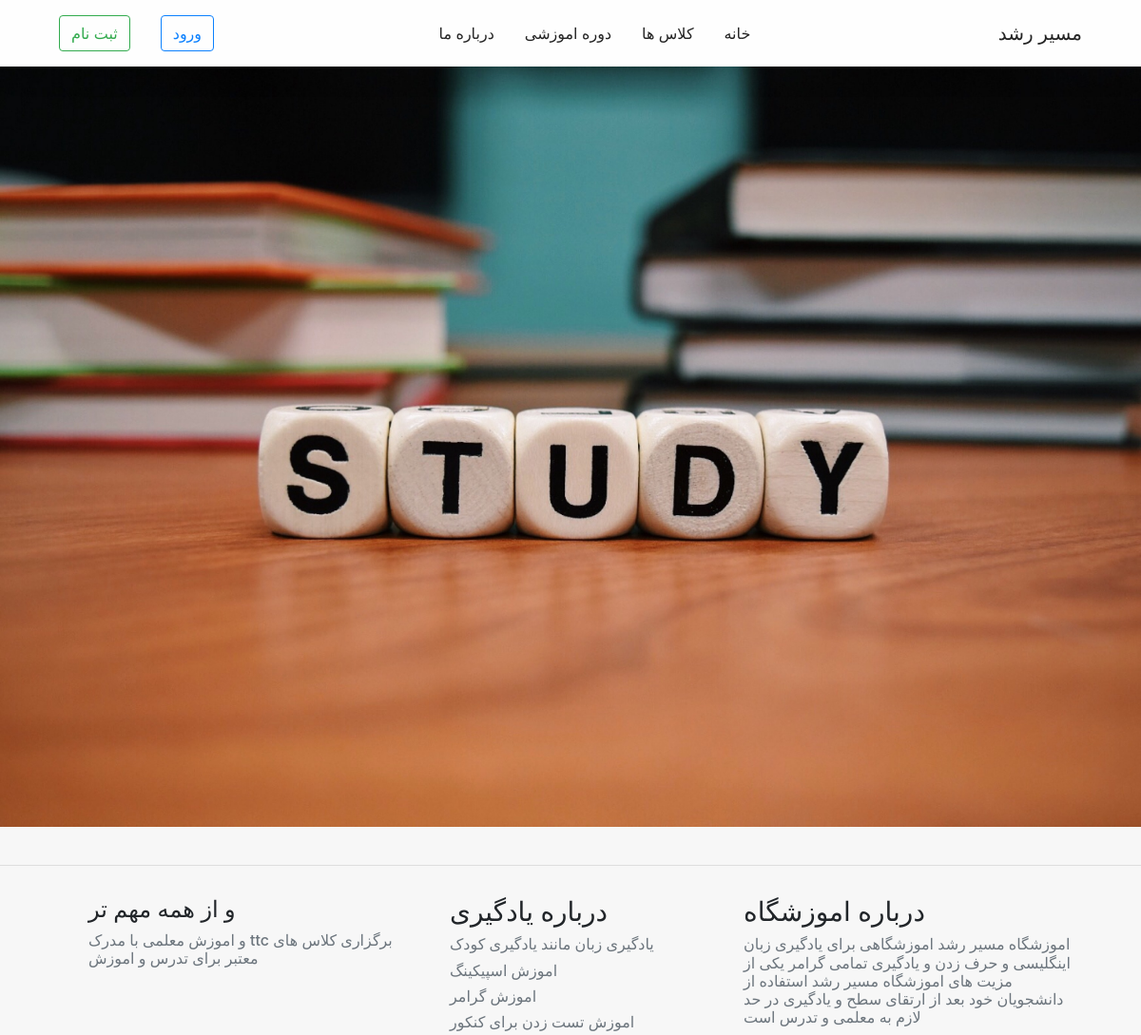
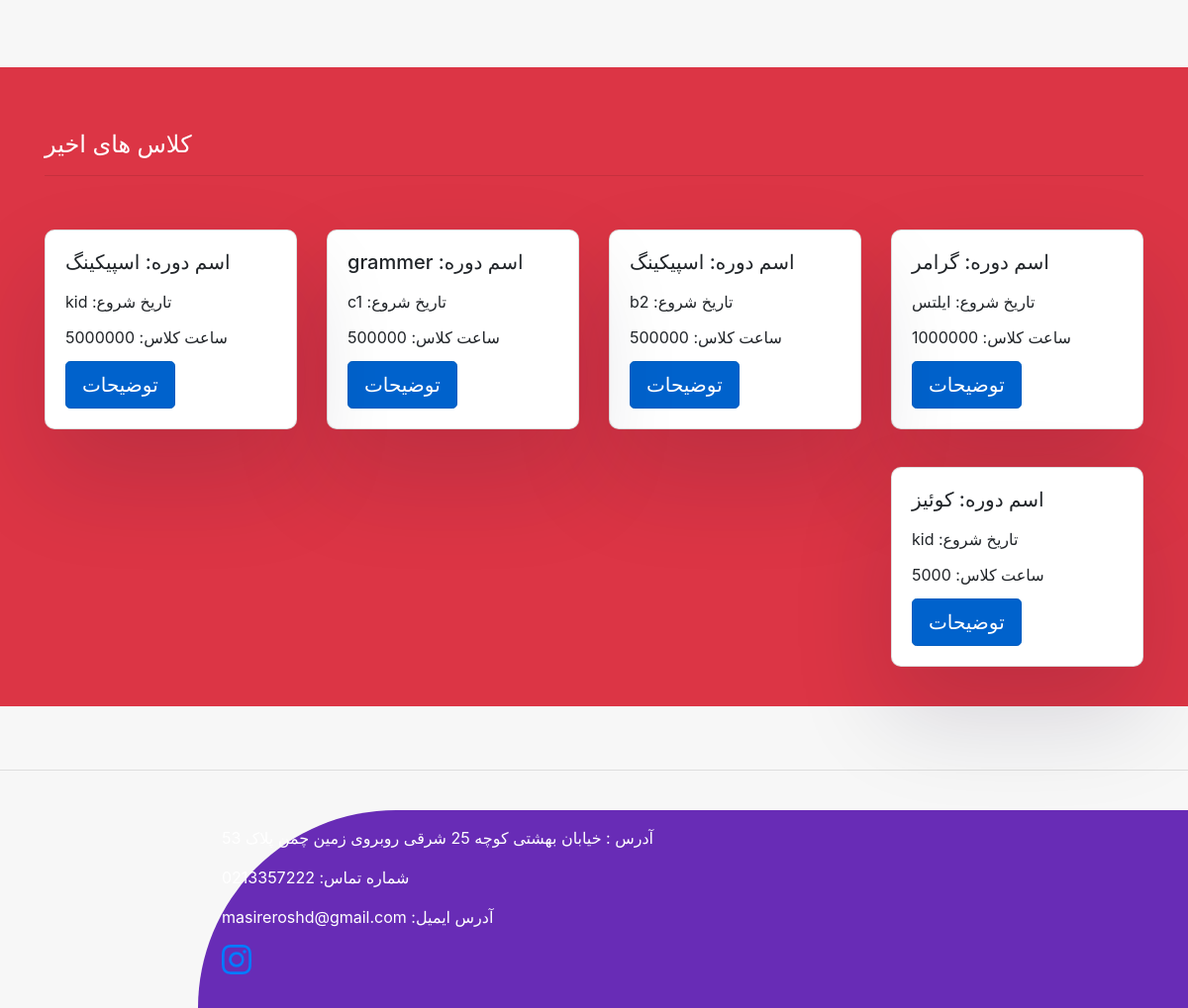
The page /Coursesales-list/ on the database its author committed (2 pictures, top to bottom).
### coursesales/models.py (models this page shows, shortened)
class CourseSales(models.Model):
	title = models.CharField(max_length=100)
	teachers = models.CharField(max_length=100)
	slug = models.SlugField(max_length=100, null=True)
	description = models.TextField()
	level = models.CharField(max_length=100)
	price = models.IntegerField(default=0)
	uploadcourse = models.FileField(upload_to="CourseSales/")

### coursesales/views.py (the view)
# urls.py: path('Coursesales-list/', CourseSalessLists.as_view() , name='Coursesalelists'),
class CourseSalessLists(ListView):
	template_name = "coursesales/courselistviews.html"
	queryset = CourseSales.objects.all()
	context_object_name = "Coursesale"

### templates/coursesales/courselistviews.html
{% extends "learning/base.html" %}
{% load static %}
{% load custom-tag %}
{% block headerimg %}
<img class="img-fluid" src="{% static 'pic/pexels-pixabay-301920.jpg' %}">
{% endblock %}
{% block content %}
<br><br><hr>
<div class="container">
    <div class="row">
        <div class="col-lg-4 mx-sm-4 col-md-4 p-3 ml-2 col-sm-1">
            <h3>درباره اموزشگاه</h3>
            <h6 class="text-muted">اموزشگاه مسیر رشد اموزشگاهی برای یادگیری زبان اینگلیسی و حرف زدن و یادگیری تمامی گرامر یکی از مزیت های اموزشگاه مسیر رشد استفاده از دانشجویان خود بعد از ارتقای سطح و یادگیری در حد لازم به معلمی و تدرس است</h6>
        </div>
    <div class="col-lg-3 p-3 col-md-4 col-sm-1">
        <h3>درباره یادگیری</h3>
        <h6 class="text-muted">یادگیری زبان مانند یادگیری کودک</h6>
        <h6 class="text-muted">اموزش اسپیکینگ</h6>
        <h6 class="text-muted">اموزش گرامر</h6>
        <h6 class="text-muted">اموزش تست زدن برای کنکور</h6>
    </div>
    <div class="col-lg-4 p-3 col-md-3 col-sm-1">
        <h4 class="">و از همه مهم تر</h4>
        <h6 class="text-muted">برگزاری کلاس های ttc و اموزش معلمی با مدرک معتبر برای تدرس و اموزش</h6>
    </div>
</div>
</div>
<br><br>
<div class="bg-danger p-3">
    <section class="mb-4">
        <div class="container">
            <br><br><h4 class="text-left text-white">کلاس های اخیر</h4><hr>
        <div class="row">
        {% for courssale in Coursesale %}
        <div class="col-sm-12 col-md-3 col-lg-3">
            <div class="card" style="box-shadow: rgba(17, 12, 46, 0.15) 0px 48px 100px 0px; width: auto; height: auto; border-radius: 10px;">
        <div class="card-body">
            <h5 class="card-title mb-3">اسم دوره: {{courssale.title}}</h5>
            <p class="card-title">تاریخ شروع: {{courssale.level}}</p>
            <p class="card-title">ساعت کلاس: {{courssale.price}}</p>
            <a href="{% url 'courseSales:CourseSalessDetail' courssale.slug %}" class="btn btn-primary btn-lg active" role="button" aria-pressed="true">توضیحات</a>
        </div>
        </div>
        </div>
        {% endfor %}
        </div>
    </section>
</div>
{% endblock  %}

### static/app/style.css (style rules this page uses)
.card { width: 17rem; margin-top: 38;" }
.card { border-radius: 10px; }
.btn-primary { color: #fff; background-color: #693f9b; border-color: #331577; }

### static/css/reboot.css (style rules this page uses)
.btn-primary { background-color: #850dfd; border-color: #660fdb; }

### rows shown on the page
CourseSales: title "گرامر", level "ایلتس", price "1000000"
CourseSales: title "اسپیکینگ", level "b2", price "500000"
CourseSales: title "grammer", level "c1", price "500000"
CourseSales: title "اسپیکینگ", level "kid", price "5000000"
CourseSales: title "کوئیز", level "kid", price "5000"
